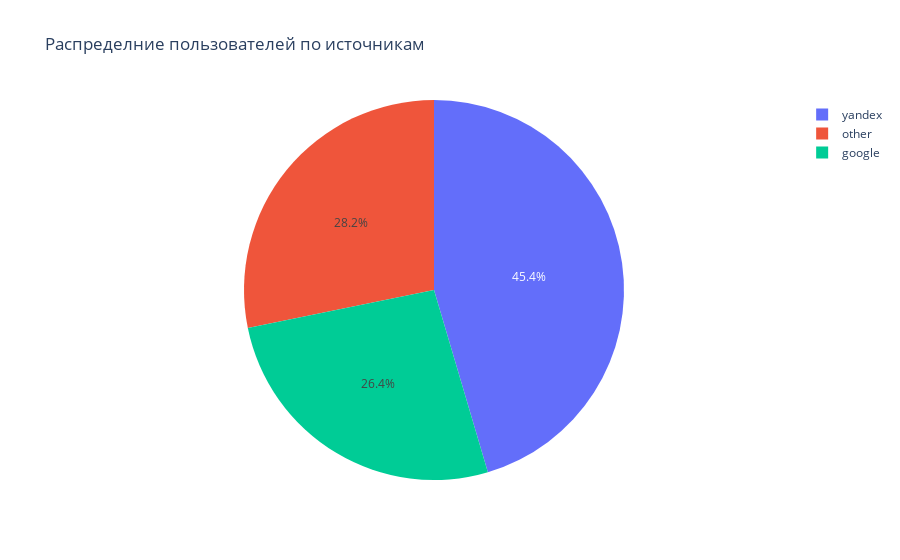

Here is the notebook cell this chart was saved with:
### Code cell
source = ['google', 'other','yandex']
values = [461,493,794]

fig = go.Figure(data=[go.Pie(labels=source, values=values)], layout_title_text='Распределние пользователей по источникам')

fig.show()

### Figure 1 — Plotly figure (JSON) as saved in the notebook; plotly's stock layout.template omitted (floating-point values rounded to 4 significant figures)
{"data": [{"labels": ["google", "other", "yandex"], "type": "pie", "values": [461, 493, 794]}], "layout": {"title": {"text": "Распределние пользователей по источникам"}}}
